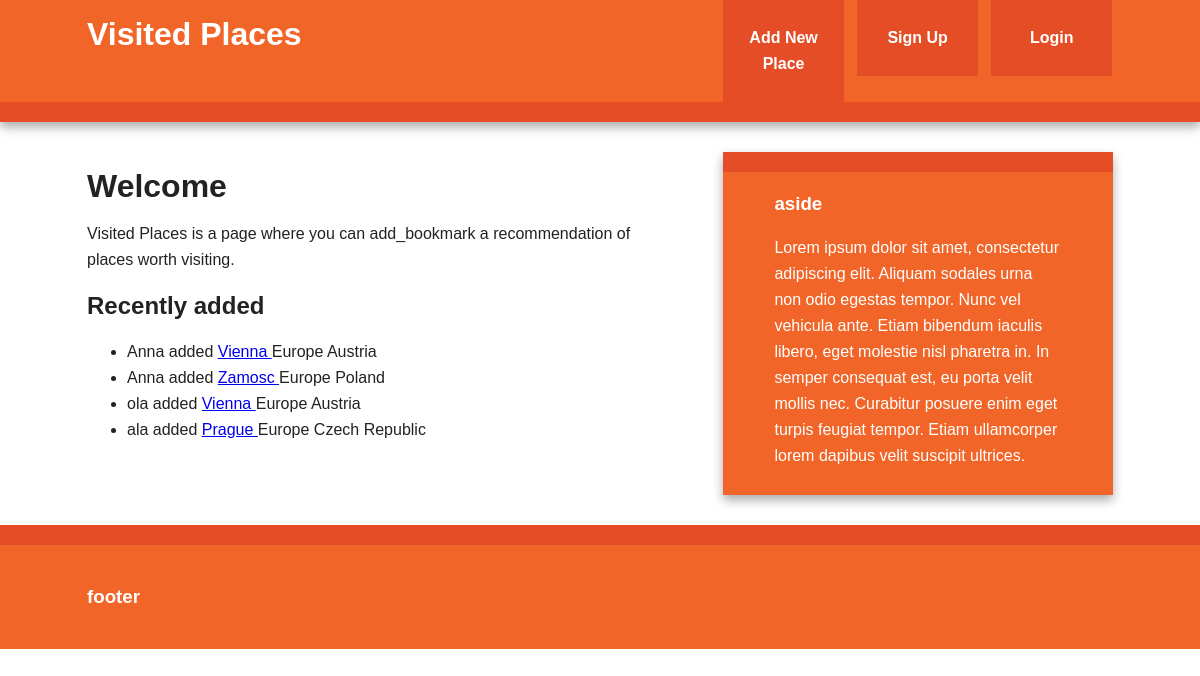
/index, run on the app's committed database.
### visited_places/models.py (models this page shows, shortened)
class Bookmark(db.Model):
    id = db.Column(db.Integer, primary_key=True)
    url = db.Column(db.Text, nullable=False)
    date = db.Column(db.DateTime, default=datetime.utcnow)
    continent = db.Column(db.String(100))
    country = db.Column(db.String(100))
    city = db.Column(db.String(100))
    user_id = db.Column(db.Integer, db.ForeignKey('user.id'), nullable=False)
    @staticmethod
    def latest(num):
        return Bookmark.query.order_by(desc(Bookmark.date)).limit(num)

class User(db.Model, UserMixin):
    id = db.Column(db.Integer, primary_key=True)
    username = db.Column(db.String(80), unique=True)
    email = db.Column(db.String(120), unique=True)
    password_hash = db.Column(db.String)
    bookmarks = db.relationship('Bookmark', backref='user', lazy='dynamic')
    @property
    def password(self):
        raise AttributeError('password: write-only field')

### visited_places/views/default_views.py (the view)
@main_bp.route("/")
@main_bp.route("/index")
def index():
    return render_template("index.html", bookmarks=Bookmark.latest(5))

### visited_places/templates/index.html (shortened to what this page needs)
{% extends "base.html" %}
{% block content %}
<article>
    <header>
        <h1>Welcome</h1>
        <p>Visited Places is a page where you can add_bookmark a recommendation of places worth visiting.</p>
    </header>
    <section>
        <h2>Recently added</h2>
        {% if bookmarks %}
        <ul>
            {% for bm in bookmarks %}
            <li>{{ bm.user.username }} added
                <a href="{{ bm.url }}" target="_blank">
                    {% if bm.city %}
                    {{ bm.city }}
                    {% else %}
                    {{ bm.url }}
                    {% endif %}
                </a>
                {{ bm.continent }} {{ bm.country }}
            </li>
            {% endfor %}
        </ul>
        {% else %}
        No places added yet.
        {% endif %}
    </section>
</article>
{% endblock %}

### visited_places/templates/base.html (shortened to what this page needs)
<!doctype html>
<html class="no-js" lang="">
<head>
    <link rel="stylesheet" href="{{ url_for('static', filename='css/normalize.min.css') }}">
    <link rel="stylesheet" href="{{ url_for('static', filename='css/main.css') }}">
</head>
<body>
<div class="header-container">
    <header class="wrapper clearfix">
        <a href="{{ url_for('main.index') }}">
            <h1 class="title">Visited Places</h1>
        </a>
        <nav>
            <ul>
                <li><a href="{{ url_for('bm.add_bookmark') }}">Add New Place</a></li>
                {% if current_user.is_authenticated %}
                    <li><a href="{{ url_for('user.logout') }}">Sign out</a></li>
                    <li><a href="{{ url_for('user.user', username=current_user.username) }}">Account</a></li>
                {% else %}
                    <li><a href="{{ url_for('user.signup') }}">Sign Up</a></li>
                    <li><a href="{{ url_for('user.login') }}">Login</a></li>
                {% endif %}
            </ul>
        </nav>
    </header>
</div>
<div class="main-container">
    <div class="main wrapper clearfix">
        {% block content %}
        {% endblock %}
        {% block sidebar %}
        <aside>
            <h3>aside</h3>
            <p>Lorem ipsum dolor sit amet, consectetur adipiscing elit. Aliquam sodales urna non odio egestas tempor.
                Nunc vel vehicula ante. Etiam bibendum iaculis libero, eget molestie nisl pharetra in. In semper
                consequat est, eu porta velit mollis nec. Curabitur posuere enim eget turpis feugiat tempor. Etiam
                ullamcorper lorem dapibus velit suscipit ultrices.</p>
        </aside>
        {% endblock %}
    </div>
</div>
<div class="footer-container">
    <footer class="wrapper">
        <h3>footer</h3>
    </footer>
</div>
</body>
</html>

### data on the page
Bookmark: user.username "Anna", city "Vienna", continent "Europe", country "Austria"
Bookmark: user.username "Anna", city "Zamosc", continent "Europe", country "Poland"
Bookmark: user.username "ola", city "Vienna", continent "Europe", country "Austria"
Bookmark: user.username "ala", city "Prague", continent "Europe", country "Czech Republic"
